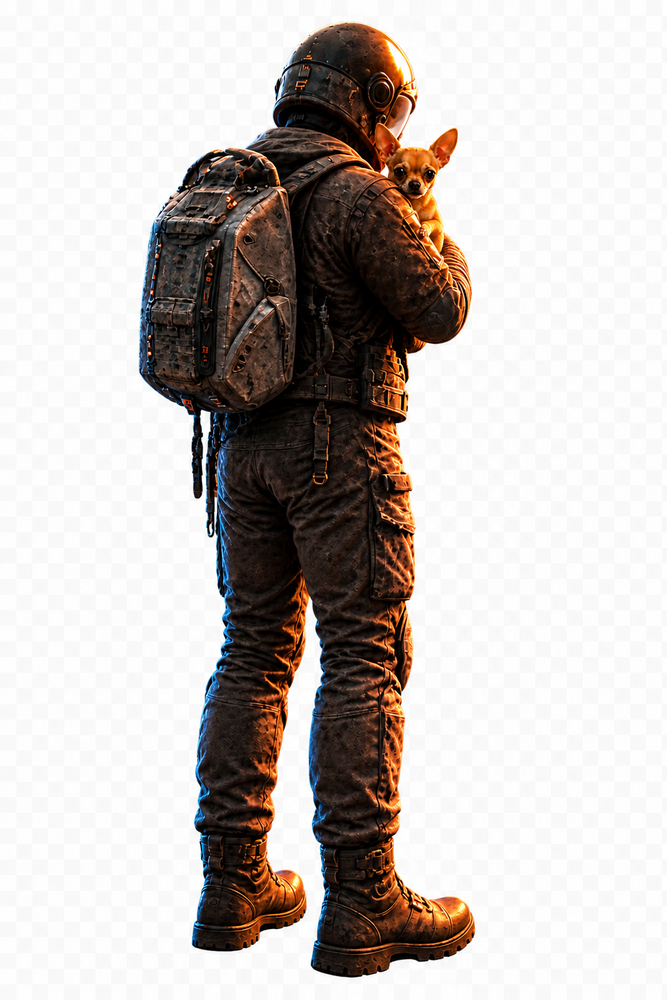
#> input picture generated/wheres-daddy-astronaut-holding-chihuahua-source.png, 667 x 1000 px, shrunk from 1024 x 1536 before the run
$ python prepare_held_pose.py
#> lines starting #> are read from the running program, lines starting #| are printed output that depends on the picture; after the words box and inside, x2 and y2 are one past the last pixel; in counts of white or black regions, pixels touching at a corner belong together
from pathlib import Path

import cv2
import numpy as np


ROOT = Path(__file__).resolve().parent
SOURCE = ROOT / "wheres-daddy-astronaut-holding-chihuahua-source.png"
OUTPUT = ROOT / "wheres-daddy-astronaut-holding-chihuahua.png"


def main() -> None:
    image = cv2.imread(str(SOURCE), cv2.IMREAD_COLOR)
#> image is the input picture: shape (1000, 667, 3); mean B, G, R 186.8, 190.2, 196.7
    if image is None:
        raise FileNotFoundError(SOURCE)
    hsv = cv2.cvtColor(image, cv2.COLOR_BGR2HSV)
#> hsv: shape (1000, 667, 3); mean H, S, V 20.2, 40.1, 197.8
    saturation = hsv[:, :, 1]
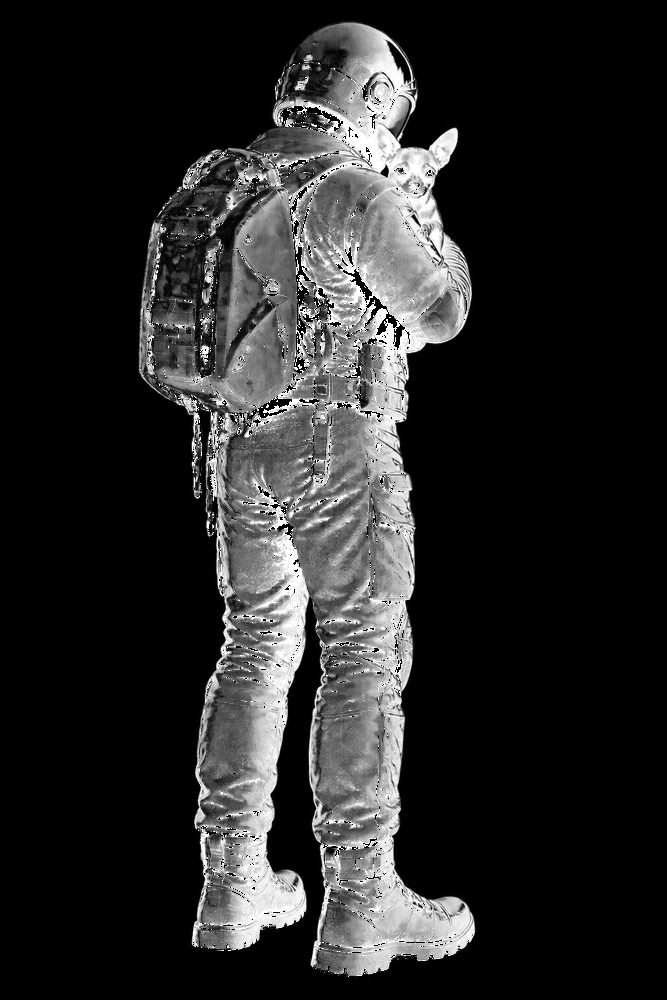
#> saturation: shape (1000, 667); min 0, max 255, mean 40.1
    value = hsv[:, :, 2]
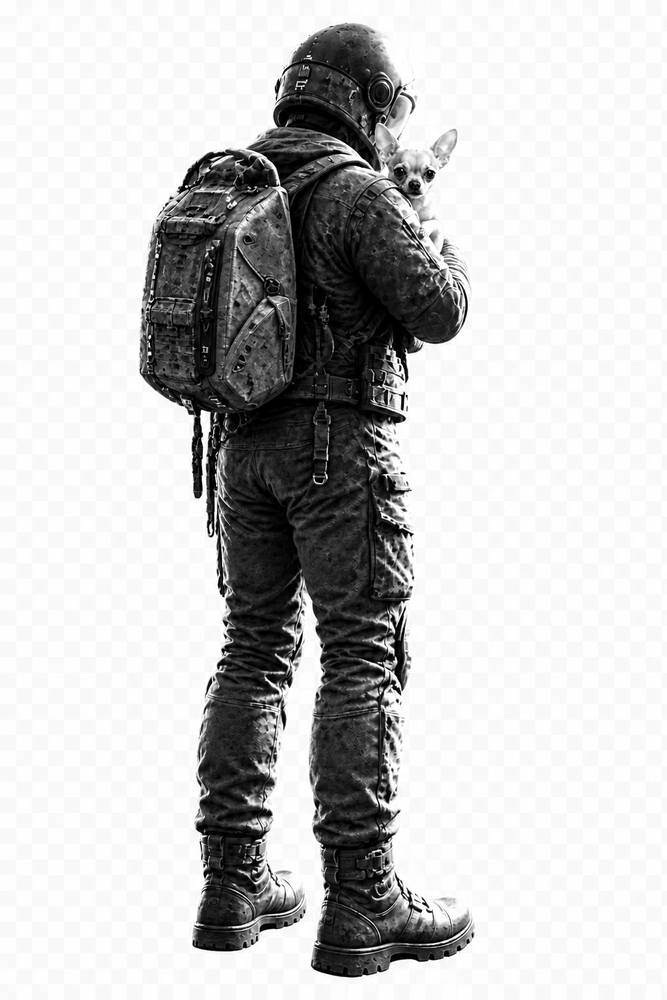
#> value: shape (1000, 667); min 0, max 255, mean 197.8
    candidate = np.where((saturation >= 25) | (value <= 190), 255, 0).astype(np.uint8)
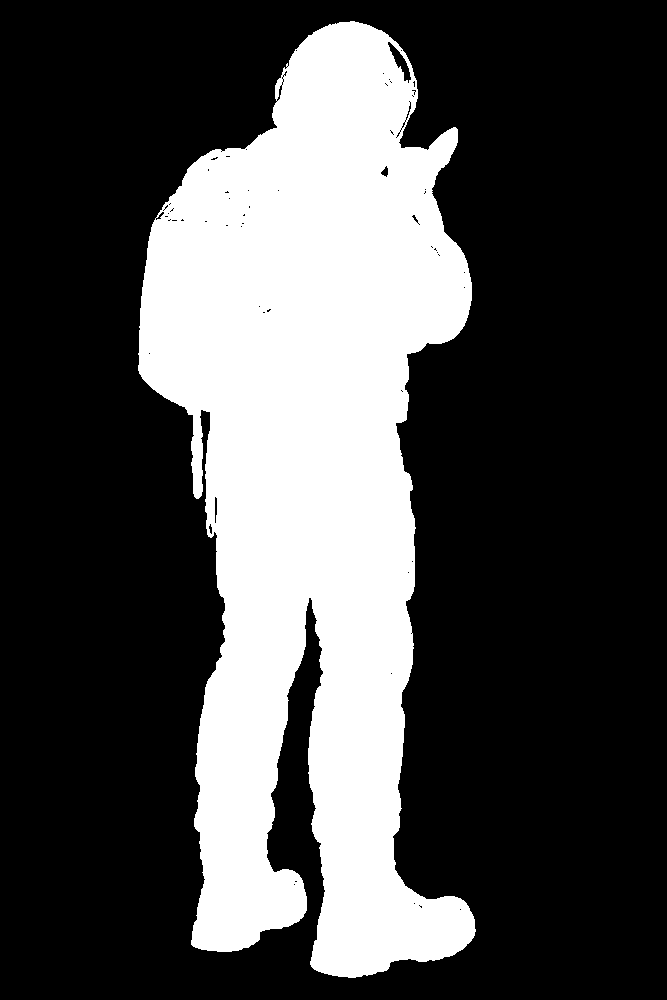
#> candidate: shape (1000, 667); 29.3% white; 1 white region, box (x1, y1, x2, y2) and area: (138, 21, 476, 978) 195238
    candidate = cv2.morphologyEx(candidate, cv2.MORPH_CLOSE, np.ones((7, 7), np.uint8), iterations=2)
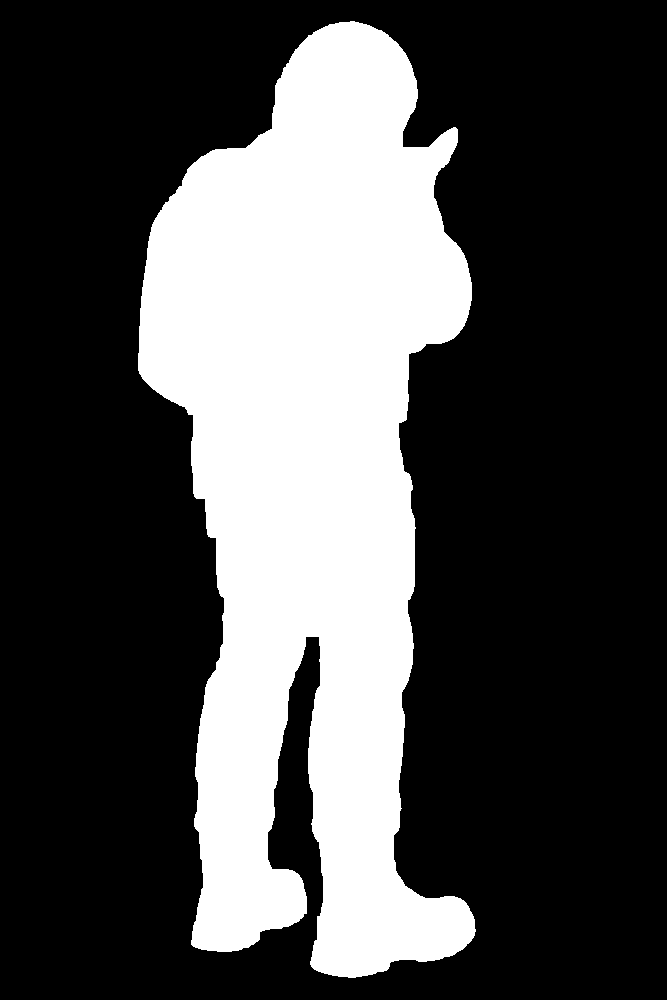
#> candidate: shape (1000, 667); 29.6% white; 1 white region
    contours, _ = cv2.findContours(candidate, cv2.RETR_EXTERNAL, cv2.CHAIN_APPROX_SIMPLE)
#> contours = 1 contour; box (x1, y1, x2, y2) and area: (138, 21, 476, 978) 195702
    if not contours:
        raise ValueError("No astronaut silhouette found")
    silhouette = np.zeros_like(candidate)
    cv2.drawContours(silhouette, [max(contours, key=cv2.contourArea)], -1, 255, -1)
    silhouette = cv2.erode(silhouette, np.ones((3, 3), np.uint8), iterations=1)
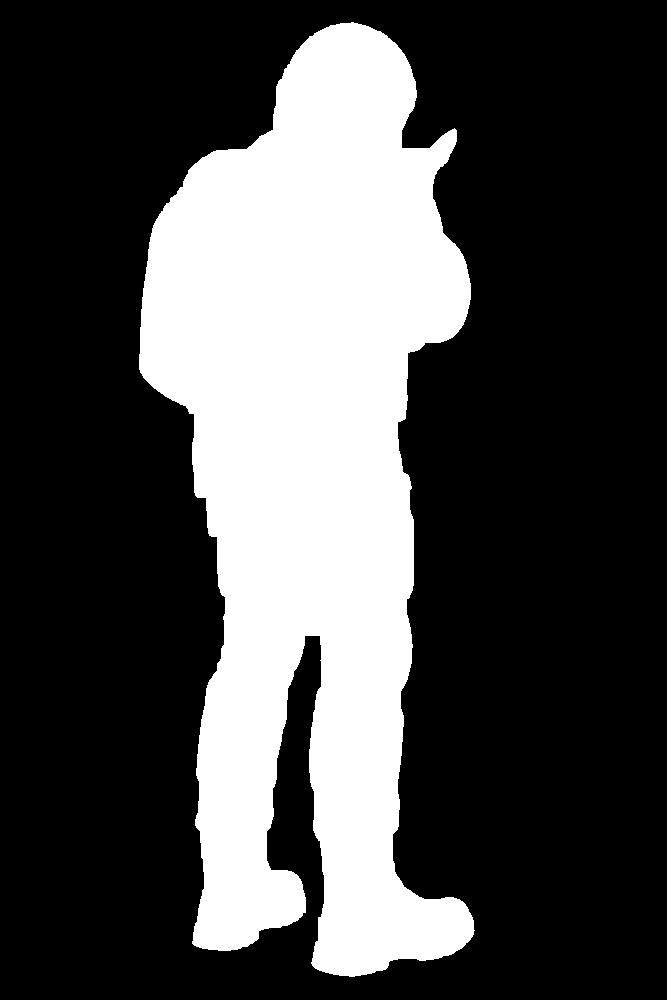
#> silhouette: shape (1000, 667); 29% white; 1 white region, box (x1, y1, x2, y2) and area: (139, 22, 475, 977) 193448
    silhouette = cv2.GaussianBlur(silhouette, (0, 0), sigmaX=0.75)
    output = cv2.cvtColor(image, cv2.COLOR_BGR2BGRA)
    output[:, :, 3] = silhouette
    cv2.imwrite(str(OUTPUT), output)


if __name__ == "__main__":
    main()
